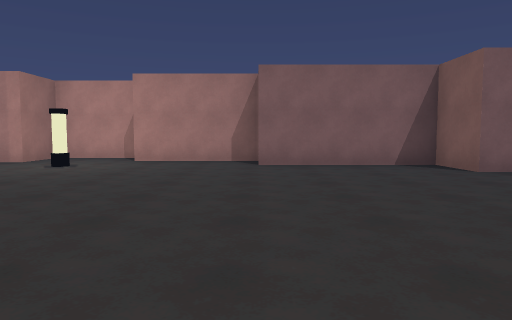
[1] (above)

19 first-person views from a walk through a Unity game level. The camera is 1.2 m above the floor, tilts 4° down and sees 70° across. The floor is counted in squares, 2 m on a side. Each view is taken from the middle of a square. On the plan, view 1 faces up. The plan holds only what a view shows up to about 10 squares ahead; the rest is blank. The place goes on beyond the plan. The player character is not drawn.

[2]
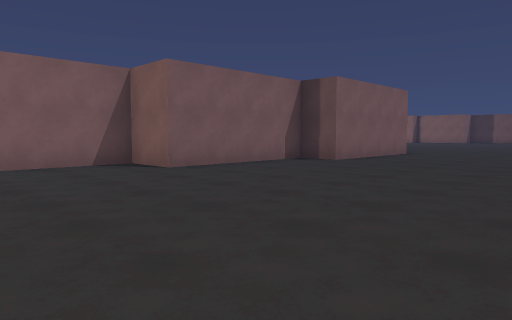

[3]
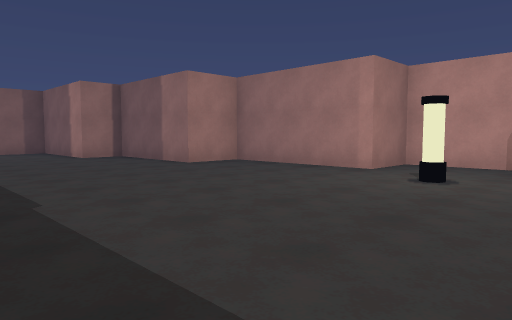

[4]
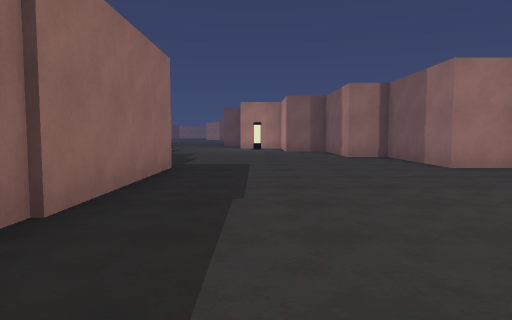

[5]
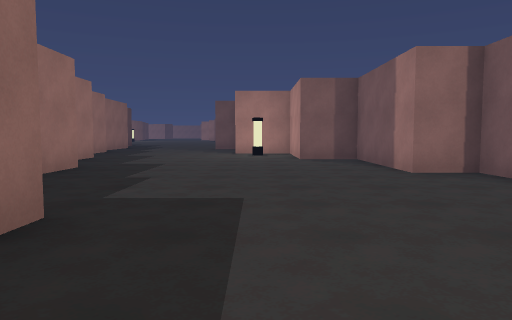

[6]
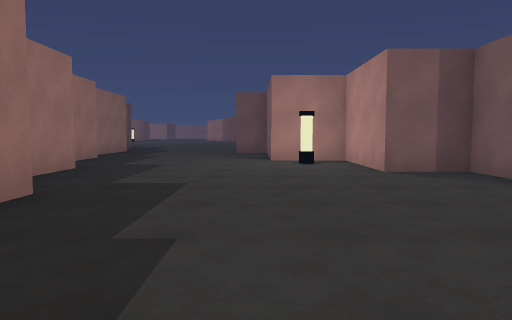

[7]
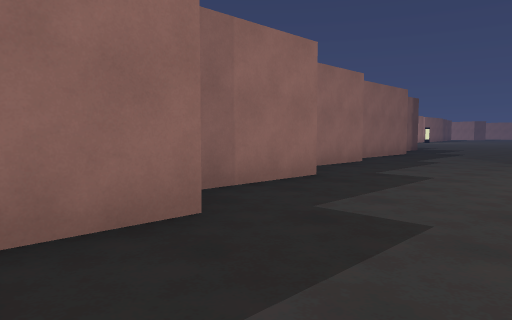

[8]
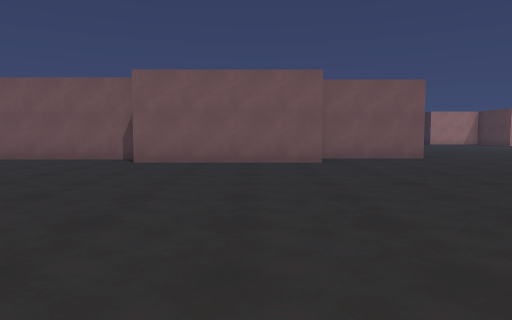

[9]
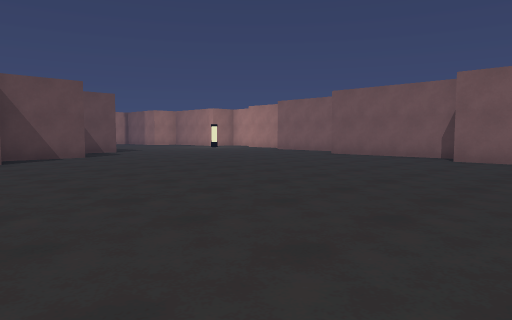

[10]
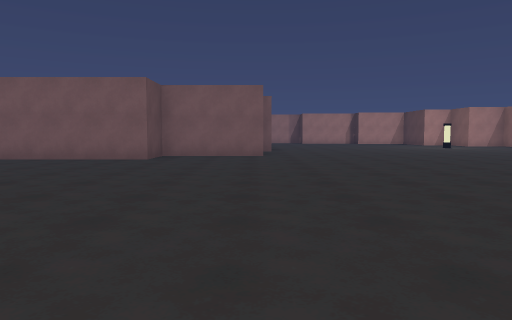

[11]
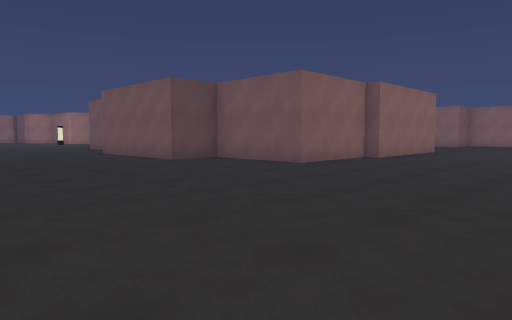

[12]
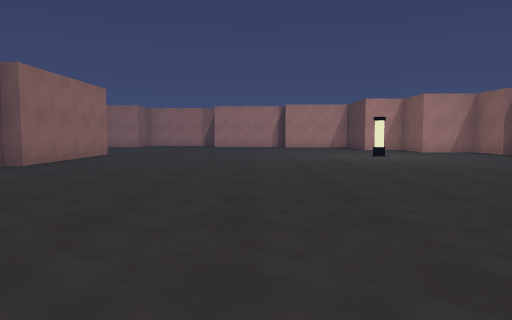

[13]
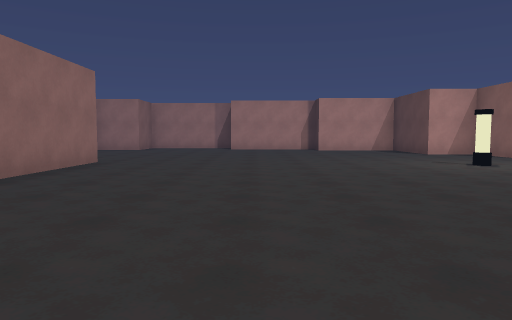

[14]
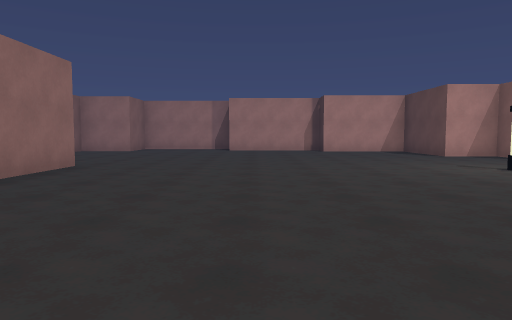

[15]
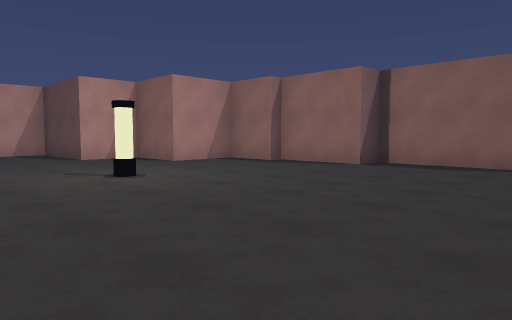

[16]
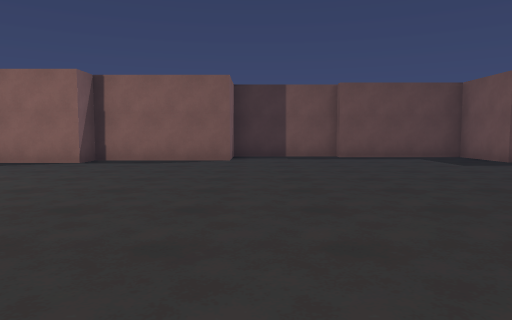

[17]
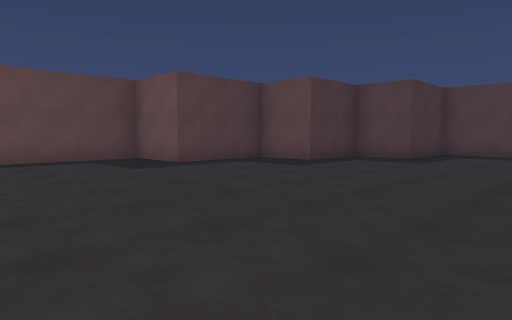

[18]
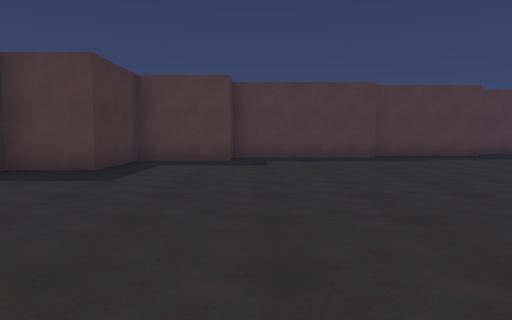

[19]
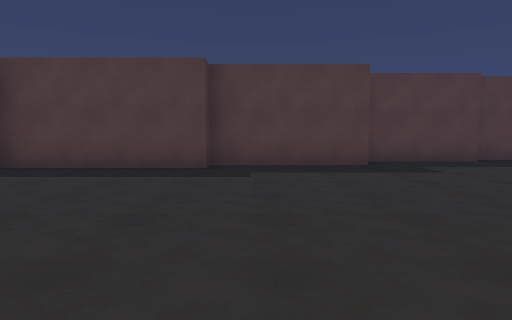

### Floor plan
Points are (right, up) in squares from view 1. A wall is a line through its corners. A room is listed if a view was taken in it or the views show most of it. See-through windows are left out.
Room 1 (views 1, 2, 3, 4, 5, 6, 7, 8, 9, 10, 11, 12, 13, 14, 15, 16, 17, 18, 19)
walls: (14.2, 9) (14.2, 6.2) (11.4, 6.2) (11.4, 4.8) (7.4, 4.8) (7.4, 5.8) (3.6, 5.8) (3.6, 7.2) (0, 7.2); (0.2, -0.4) (0.2, -2.4); (14.6, 13) (14.6, 9); (0.1, 8.2) (-2.8, 8.2); (14.8, -7.1) (17.9, -7.1); (12, -8.1) (14.5, -8.1); (10.9, -8.6) (11.9, -8.6); (17.9, -6.5) (21.6, -6.5); (-3, 9.3) (-5, 9.3) (-5, 7.9) (-8.5, 7.9) (-8.5, 6.5) (-11.7, 6.5) (-11.7, 5.5) (-14.9, 5.5) (-14.9, 4.1) (-17.5, 4.1) (-17.5, 2.4) (-18.9, 2.4); (21.6, -6.2) (21.6, -5.5) (23.7, -5.5) (23.7, -3.1) (25.2, -3.1) (25.2, -1) (26.7, -1) (26.7, 1.5) (28.6, 1.5) (28.6, 4.9); (-8.6, 1.5) (-4.2, 1.5); (29, 4.8) (29, 7.6) (27.4, 7.6) (27.4, 10.7) (26.7, 10.7) (26.7, 12.8) (26.3, 12.8) (26.3, 14.2) (24.6, 14.2) (24.6, 15.9) (23.2, 15.9) (23.2, 16.5); (-12.8, -0.3) (-11.4, -0.3); (-15.5, -1.2) (-13.4, -1.2); (-18.6, -2.1) (-16.8, -2.1); (-20.5, -2.6) (-19.4, -2.6)
objects: lamp (-17, 3); lamp (-4, 7); lamp (22, 12)

Positions as (right, up) in squares from view 1, and headings:
1: (0, 0), facing up
2: (0, 0), facing up-right
3: (-2, 2), facing up-left
4: (-2, 3), facing left
5: (-6, 3), facing left
6: (-9, 2), facing left
7: (-11, 2), facing down-left
8: (10, -3), facing up
9: (10, -4), facing up-left
10: (14, -4), facing up
11: (19, 0), facing up-left
12: (19, 2), facing up
13: (18, 5), facing up
14: (18, 6), facing up
15: (20, 7), facing up-right
16: (19, 7), facing right
17: (20, 6), facing down-right
18: (21, 3), facing down
19: (17, 0), facing down
